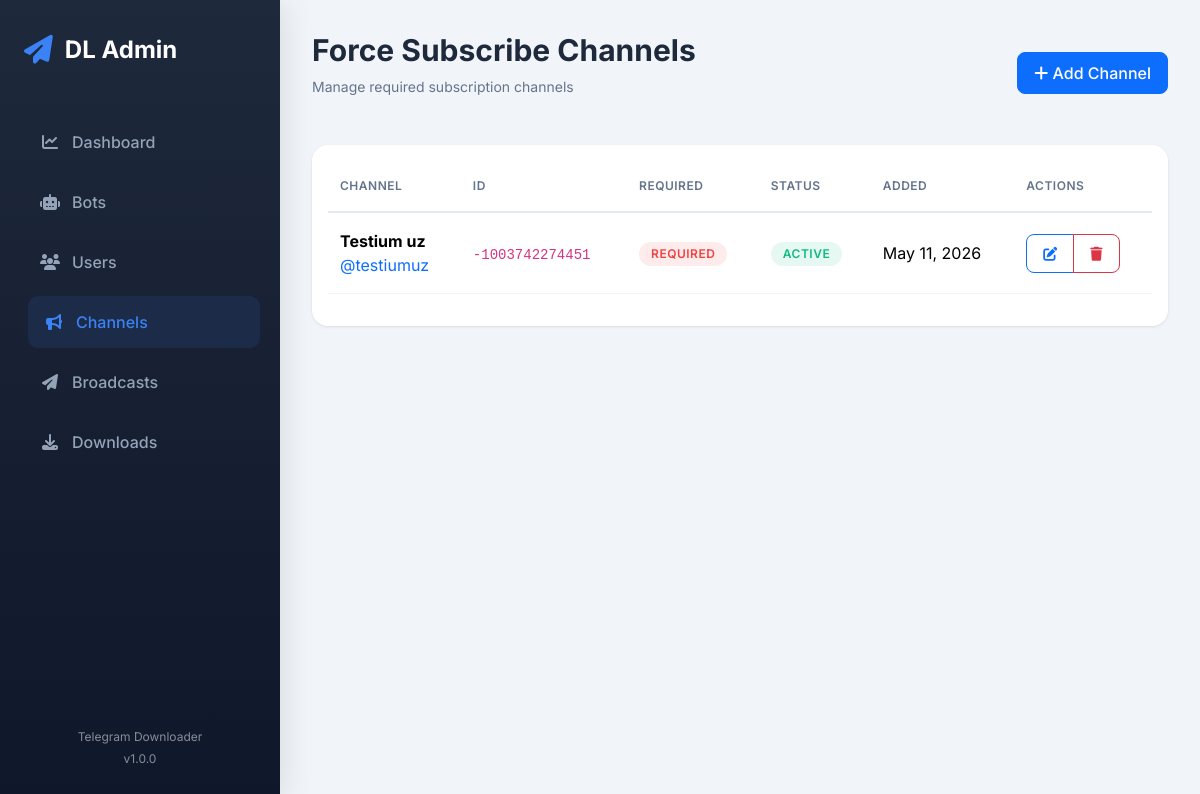
Page /subscriptions/ (signed in) on the committed database.
### subscriptions/models.py (models this page shows, shortened)
class SubscriptionChannel(models.Model):
    channel_id = models.BigIntegerField(unique=True)
    channel_username = models.CharField(max_length=100, unique=True)
    title = models.CharField(max_length=200)
    invite_link = models.CharField(max_length=500, blank=True)
    is_required = models.BooleanField(default=True)
    is_active = models.BooleanField(default=True)
    added_at = models.DateTimeField(auto_now_add=True)
    class Meta:
        verbose_name = 'Subscription Channel'
        verbose_name_plural = 'Subscription Channels'
        ordering = ['title']

### subscriptions/views.py (the view)
# urls.py: path('', views.ChannelListView.as_view(), name='list'),
class ChannelListView(LoginRequiredMixin, ListView):
    model = SubscriptionChannel
    template_name = 'subscriptions/list.html'
    context_object_name = 'channels'
    paginate_by = 30
    def get_queryset(self):
        queryset = super().get_queryset()
        req = self.request.GET.get('required')
        if req == 'yes':
            queryset = queryset.filter(is_required=True)
        elif req == 'no':
            queryset = queryset.filter(is_required=False)
        active = self.request.GET.get('active')
        if active == 'active':
            queryset = queryset.filter(is_active=True)
        elif active == 'inactive':
            queryset = queryset.filter(is_active=False)
        return queryset.order_by('-added_at')

### core/templatetags/custom_filters.py (called while the page is built)
@register.filter
def replace(value, arg):
    try:
        parts = arg.split(',')
        if len(parts) != 2:
            return value
        old = parts[0]
        new = parts[1]
        return str(value).replace(old, new)
    except (ValueError, AttributeError):
        return value

### templates/subscriptions/list.html (shortened to what this page needs)
{% extends "base.html" %}
{% load custom_filters %}
{% block page_title %}Force Subscribe Channels{% endblock %}
{% block page_subtitle %}Manage required subscription channels{% endblock %}
{% block header_actions %}
    <a href="{% url 'subscriptions:add' %}" class="btn btn-primary">
        <i class="fas fa-plus"></i> Add Channel
    </a>
{% endblock %}
{% block content %}
    <div class="card">
        <div class="card-body">
            {% if channels %}
            <div class="table-responsive">
                <table class="table">
                    <thead>
                        <tr>
                            <th>Channel</th>
                            <th>ID</th>
                            <th>Required</th>
                            <th>Status</th>
                            <th>Added</th>
                            <th>Actions</th>
                        </tr>
                    </thead>
                    <tbody>
                        {% for channel in channels %}
                        <tr>
                            <td>
                                <div>
                                    <strong>{{ channel.title }}</strong>
                                    <br>
                                    <a href="https://t.me/{{ channel.channel_username|replace:"@," }}" target="_blank" class="text-decoration-none">
                                        @{{ channel.channel_username|replace:"@," }}
                                    </a>
                                </div>
                            </td>
                            <td><code>{{ channel.channel_id }}</code></td>
                            <td>
                                {% if channel.is_required %}
                                    <span class="badge badge-danger">Required</span>
                                {% else %}
                                    <span class="badge badge-secondary">Optional</span>
                                {% endif %}
                            </td>
                            <td>
                                {% if channel.is_active %}
                                    <span class="badge badge-success">Active</span>
                                {% else %}
                                    <span class="badge badge-danger">Inactive</span>
                                {% endif %}
                            </td>
                            <td>{{ channel.added_at|date:"M d, Y" }}</td>
                            <td>
                                <div class="btn-group btn-group-sm">
                                    <a href="{% url 'subscriptions:edit' channel.pk %}" class="btn btn-outline-primary">
                                        <i class="fas fa-edit"></i>
                                    </a>
                                    <a href="{% url 'subscriptions:delete' channel.pk %}" class="btn btn-outline-danger">
                                        <i class="fas fa-trash"></i>
                                    </a>
                                </div>
                            </td>
                        </tr>
                        {% endfor %}
                    </tbody>
                </table>
            </div>
            {% else %}
            <div class="text-center py-5">
                <i class="fas fa-bullhorn fa-3x text-muted mb-3"></i>
                <p class="text-muted">No subscription channels configured.</p>
                <a href="{% url 'subscriptions:add' %}" class="btn btn-primary">Add Channel</a>
            </div>
            {% endif %}
        </div>
    </div>
{% endblock %}

### templates/base.html (style rules this page uses)
:root { --sidebar-width: 280px; --primary-color: #4f46e5; --secondary-color: #64748b; --success-color: #10b981; --danger-color: #ef4444; --warning-color: #f59e0b; }
body { font-family: 'Inter', sans-serif; background-color: #f1f5f9; }
.card { border: none; border-radius: 16px; box-shadow: 0 1px 3px rgba(0,0,0,0.1); background: white; }
.table { color: #334155; }
.table thead th { border-bottom: 2px solid #e2e8f0; color: #64748b; font-weight: 600; font-size: 0.75rem; text-transform: uppercase; letter-spacing: 0.5px; padding: 1rem 0.75rem; }
.table tbody td { padding: 1rem 0.75rem; vertical-align: middle; border-bottom: 1px solid #f1f5f9; }
.badge { padding: 0.375rem 0.75rem; border-radius: 9999px; font-size: 0.75rem; font-weight: 600; text-transform: uppercase; letter-spacing: 0.5px; }
.badge-success { background: rgba(16, 185, 129, 0.1); color: #10b981; }
.badge-danger { background: rgba(239, 68, 68, 0.1); color: #ef4444; }
.btn { border-radius: 8px; font-weight: 500; padding: 0.5rem 1rem; }

### rows in the picture
SubscriptionChannel: title "Testium uz", channel_username "testiumuz", channel_id "-1003742274451", is_required "REQUIRED", is_active "ACTIVE", added_at "May 11, 2026"
